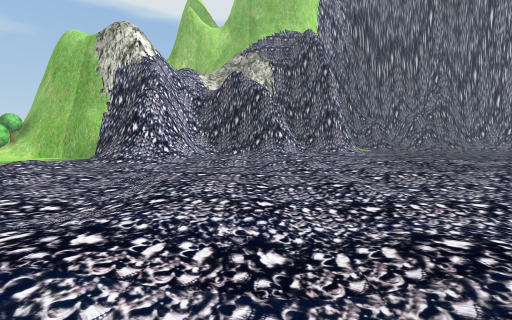
view 1 (above)

21 first-person views from a walk through a 3-D level made in the Unity game engine. The camera is 1.3 m above the floor, tilts 4° down and sees 90° across. The floor is counted in squares, 2 m on a side. Each view is taken from the middle of a square. On the plan, view 1 faces up. The plan holds only what a view shows up to about 9 squares ahead; the rest is blank. The place goes on beyond the plan. Some trees and plants on the terrain are drawn as simple stand-ins. Some animated figures are left out.

view 2
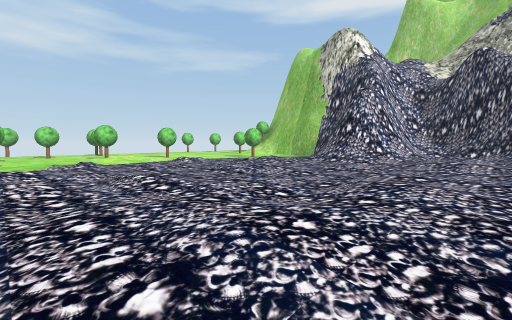

view 3
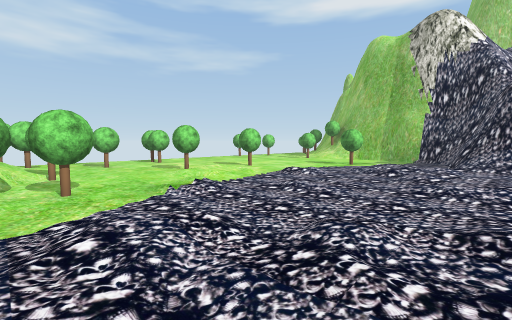

view 4
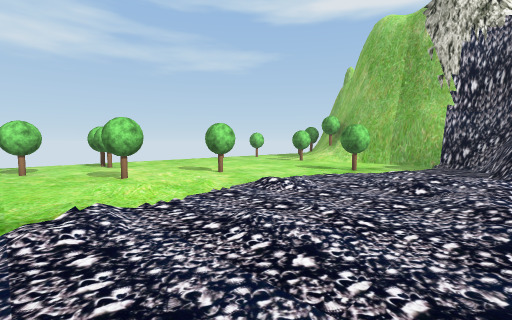

view 5
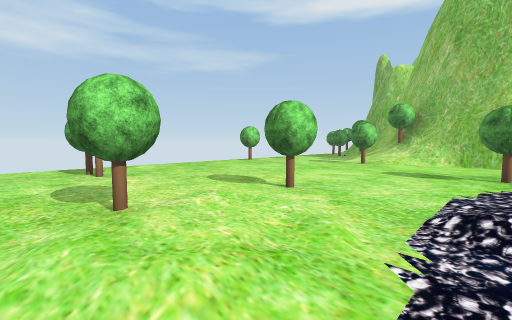

view 6
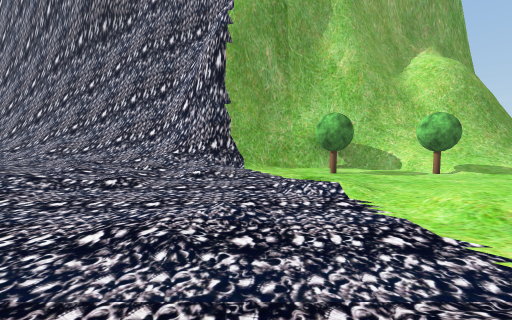

view 7
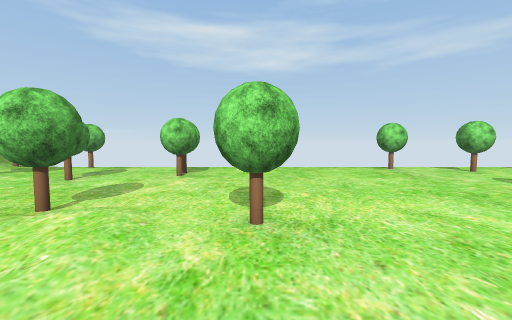

view 8
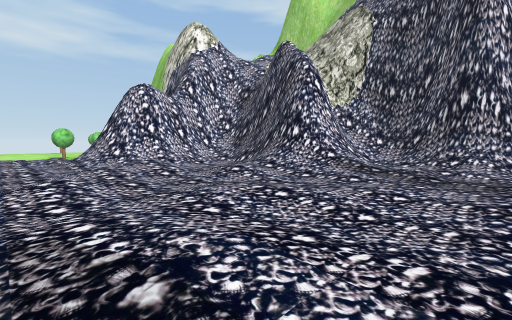

view 9
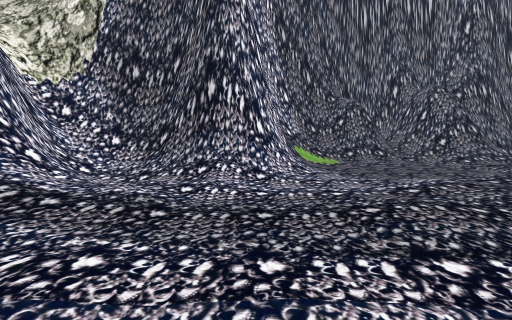

view 10
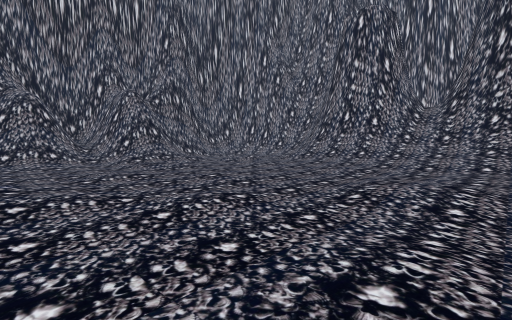

view 11
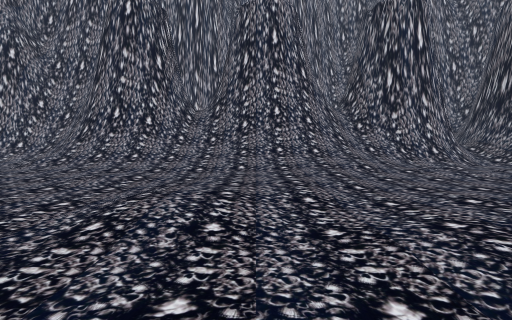

view 12
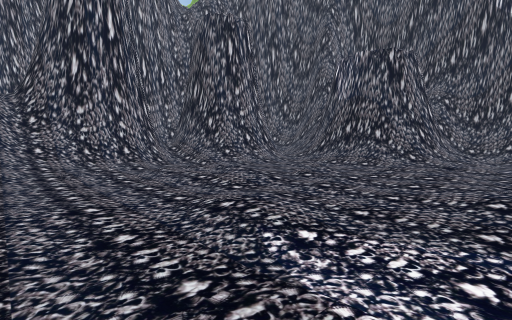

view 13
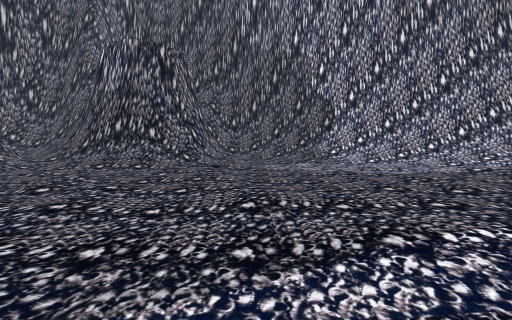

view 14
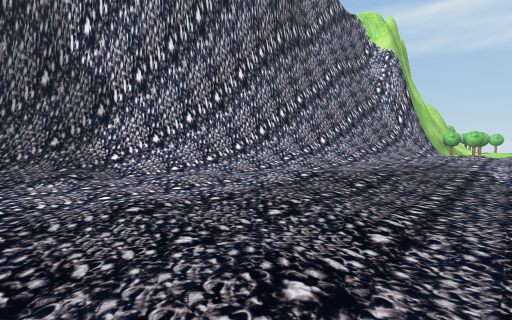

view 15
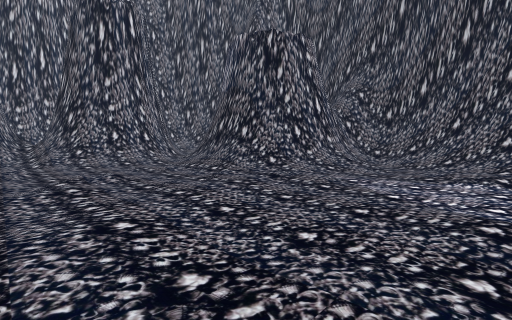

view 16
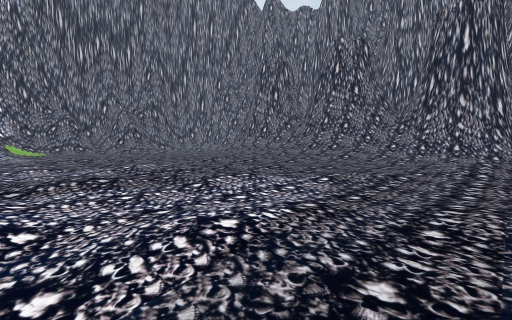

view 17
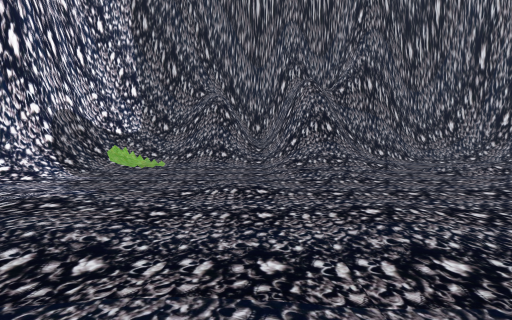

view 18
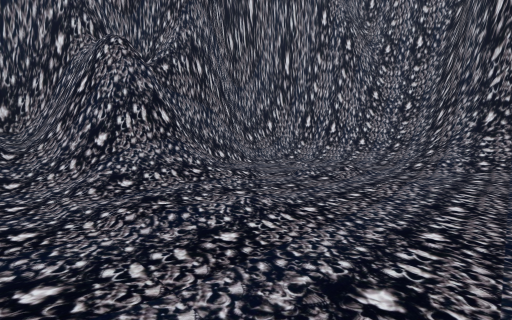

view 19
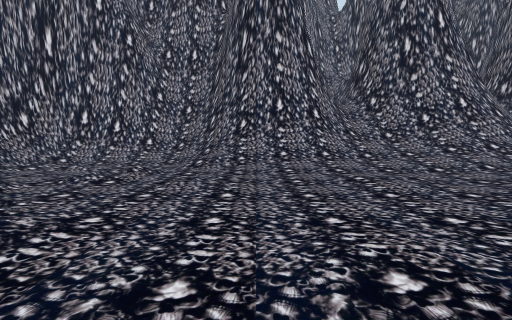

view 20
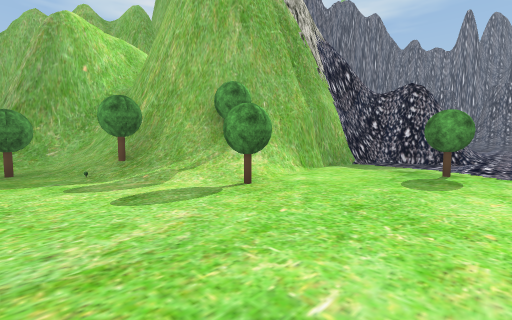

view 21
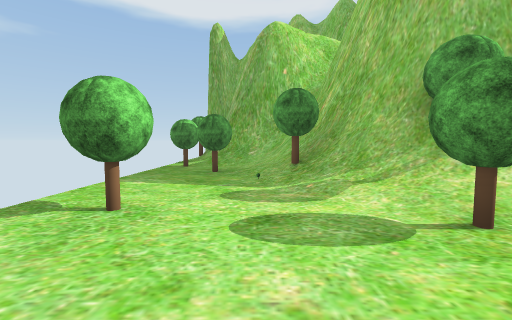

### Floor plan
Key: @ floor where view 1 was taken; # wall or solid block; . main floor; : floor 0.25 m higher than the main floor; + floor 0.5 m higher than the main floor; * floor 0.75 m higher than the main floor; / step, stairs or slope; = window, fence, low wall or low ledge; O other object.
Columns run from 15 left of view 1 to 19 right of it. Each row starts with its distance up from view 1.
 20                         ###
 19                        ##/########
 18                      ####/###/../#
 17                      #///./#/..:.##
 16 O###                ##....::....:/#
 15 O//#            ######....:.....//#
 14 .O/#            #=###/...:...:./###
 13 ../##           #/.:...:......./##
 12 ..OO##      ######:....:......:/##
 11 .../*###### #/./#/:..........::/##
 10 .O..O.....###/.::.............:////
  9 O.........###//::.:.......:::.:/###
  8 .......O..##/:+:.::....::..::::/##
  7 .........::...:.:::::..::...:::/##
  6 ........::..:...::::..:...:...:/##
  5 .....O.:..::..:...:.:...:.....://#
  4 ..........::..:.:.:. :..:.....::/#
  3 .O..O:......:.:::..  .:...:.....##
  2 ...........::.::..   .::....:::.##
  1 ..O....:..:::::.:.....:::.../::./#
  0 O...O.O..:.:::.@......:....:.../##
 -1 .O////O..//::....:::.....:.....##
 -2  ##########////...::.....::...:#
 -3           ####////.......::///:#
 -4             #####//.......#####=
 -5                 ####//:../#
 -6                    ###/../#
 -7                      ###//#
 -8                        ####

Where each view was taken, in squares from view 1:
view 1: 0 up, 0 right, facing up
view 2: 0 up, 0 right, facing up-left
view 3: 1 down, 4 left, facing up-left
view 4: 1 up, 5 left, facing up-left
view 5: 2 up, 8 left, facing up-left
view 6: 5 up, 7 left, facing down
view 7: 5 up, 8 left, facing left
view 8: 6 up, 5 right, facing up-left
view 9: 9 up, 5 right, facing up
view 10: 8 up, 8 right, facing up-right
view 11: 8 up, 9 right, facing right
view 12: 5 up, 9 right, facing down-right
view 13: 4 up, 9 right, facing down
view 14: 1 up, 8 right, facing down-left
view 15: 1 up, 7 right, facing down-right
view 16: 1 up, 6 right, facing up-right
view 17: 10 up, 10 right, facing up
view 18: 13 up, 10 right, facing up-right
view 19: 13 up, 10 right, facing right
view 20: 7 up, 14 left, facing up-right
view 21: 8 up, 13 left, facing up
